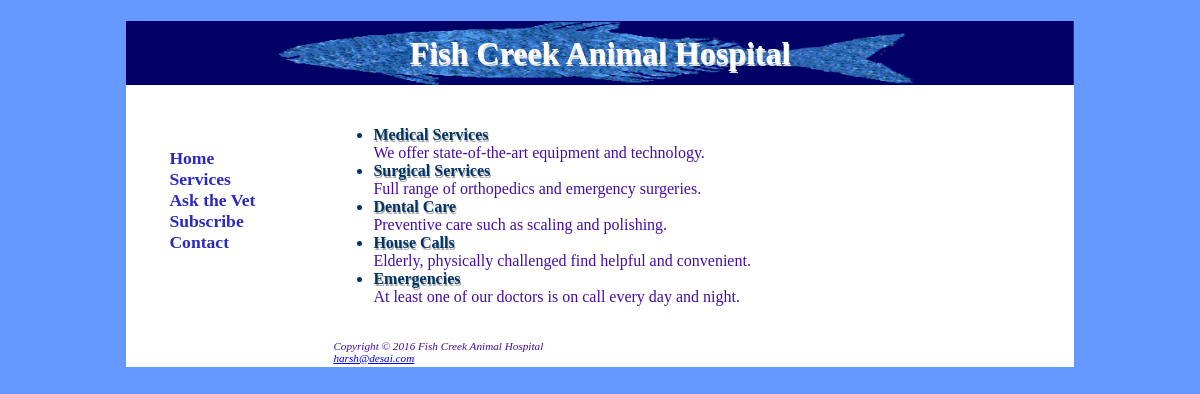
/services.php, run on the app's committed database.
### tables this page shows
CREATE TABLE `service` (
  `serviceid` int(15) NOT NULL,
  `servicename` varchar(30) NOT NULL,
  `description` varchar(60) NOT NULL
);

### services.php (the view, shortened to what this page needs)
<?php
$db_name = "127.0.0.1";
$mysql_user = "root";
$mysql_pass = "123";
$db = "vet";
$con = mysqli_connect($db_name,$mysql_user,$mysql_pass,$db);
?>
<!DOCTYPE html>
<html>
	<head>
		<link rel="stylesheet" href="fishcreek.css">
	</head>
	<body>
		<div id="wrapper">
			<h1 class="heading1">Fish Creek Animal Hospital</h1>
			<table>
				<tr>
					<td valign="top" width="200px">
						<nav>
						<br>
						<ul class="service">
							<li><a href="index.php">Home</a></li>
							<li><a href="services.php">Services</a></li>
							<li><a href="askvet.php">Ask the Vet</a></li>
							<li><a href="subscribe.php">Subscribe</a></li>
							<li><a href="contact.php">Contact</a></li>
						</ul>
						</nav>
					</td>
					<td>
						<div>
							<ul>
								<?php
								$sql = "SELECT * from service;";
								$result = mysqli_query($con,$sql);
								while($row = $result->fetch_assoc()){
									echo "<b class=\"Para_headings\"><li>".$row["servicename"]."</li></b><p class=\"sd\" style='display:inline'>".$row["description"]."</p>";
								}
								?>
							</ul>
						</div>
						<br>
						<div id="footer">
						<i>Copyright &copy; 2016 Fish Creek Animal Hospital</i><br>
						<i><a href="mailto:harsh@desai.com">harsh@desai.com</a></i>
						</div>
					</td>
				</tr>
			</table>
		</div>
	</body>
</html>

### fishcreek.css (style rules this page uses)
.heading1 { background-color: #003f6e; line-height: 200%; text-align: center; background-image: url("bigfish.gif"); background-repeat: no-repeat; background-size: 100% 100%; text-shadow: 1px 2px #dedede; color: #ffffff; }
body { background-color: #6699ff; color: #d5e3ff; font-family: verdana; }
.Para_headings { color:#003366; text-shadow: 1px 2px #aaa; font-weight: bold; }
nav { font-size: 1.1em; font-weight: bold; }
#wrapper { margin-left: 10%; margin-right: 10%; background-color: #ffffff; }
#footer { font-style: italic; font-size: .70em; color: #460da5; }
.service { list-style-type: none; }
.service a { text-decoration: none; }
nav a:link { color: #2a2ac0; }
.sd, .wdm { color:#460da5; }

### data on the page
service: servicename "Medical Services", description "We offer state-of-the-art equipment and technology."
service: servicename "Surgical Services", description "Full range of orthopedics and emergency surgeries."
service: servicename "Dental Care", description "Preventive care such as scaling and polishing."
service: servicename "House Calls", description "Elderly, physically challenged find helpful and convenient."
service: servicename "Emergencies", description "At least one of our doctors is on call every day and night."
